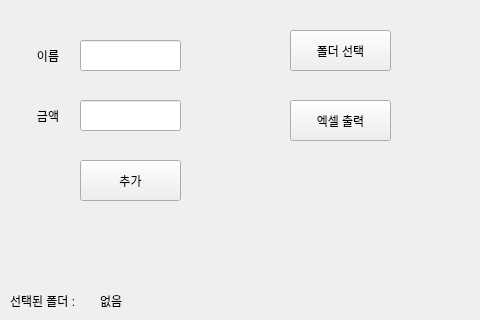
<?xml version="1.0" encoding="UTF-8"?>
<ui version="4.0">
 <class>MainWindow</class>
 <widget class="QMainWindow" name="MainWindow">
  <property name="geometry">
   <rect>
    <x>0</x>
    <y>0</y>
    <width>480</width>
    <height>320</height>
   </rect>
  </property>
  <property name="windowTitle">
   <string>MainWindow</string>
  </property>
  <widget class="QWidget" name="centralwidget">
   <widget class="QLabel" name="lbl_name">
    <property name="geometry">
     <rect>
      <x>20</x>
      <y>50</y>
      <width>56</width>
      <height>12</height>
     </rect>
    </property>
    <property name="text">
     <string>이름</string>
    </property>
    <property name="alignment">
     <set>Qt::AlignCenter</set>
    </property>
   </widget>
   <widget class="QLabel" name="lbl_money">
    <property name="geometry">
     <rect>
      <x>20</x>
      <y>110</y>
      <width>56</width>
      <height>12</height>
     </rect>
    </property>
    <property name="text">
     <string>금액</string>
    </property>
    <property name="alignment">
     <set>Qt::AlignCenter</set>
    </property>
   </widget>
   <widget class="QPushButton" name="btn_excel_analysis">
    <property name="geometry">
     <rect>
      <x>290</x>
      <y>100</y>
      <width>101</width>
      <height>41</height>
     </rect>
    </property>
    <property name="text">
     <string>엑셀 출력</string>
    </property>
   </widget>
   <widget class="QPushButton" name="btn_excel_add">
    <property name="geometry">
     <rect>
      <x>80</x>
      <y>160</y>
      <width>101</width>
      <height>41</height>
     </rect>
    </property>
    <property name="text">
     <string>추가</string>
    </property>
   </widget>
   <widget class="QLineEdit" name="input_money">
    <property name="geometry">
     <rect>
      <x>80</x>
      <y>100</y>
      <width>101</width>
      <height>31</height>
     </rect>
    </property>
   </widget>
   <widget class="QPushButton" name="btn_select_dir">
    <property name="geometry">
     <rect>
      <x>290</x>
      <y>30</y>
      <width>101</width>
      <height>41</height>
     </rect>
    </property>
    <property name="text">
     <string>폴더 선택</string>
    </property>
   </widget>
   <widget class="QLineEdit" name="input_name">
    <property name="geometry">
     <rect>
      <x>80</x>
      <y>40</y>
      <width>101</width>
      <height>31</height>
     </rect>
    </property>
   </widget>
   <widget class="QLabel" name="lbl_folder">
    <property name="geometry">
     <rect>
      <x>10</x>
      <y>290</y>
      <width>81</width>
      <height>21</height>
     </rect>
    </property>
    <property name="text">
     <string>선택된 폴더 : </string>
    </property>
   </widget>
   <widget class="QLabel" name="lbl_select_dir">
    <property name="geometry">
     <rect>
      <x>100</x>
      <y>290</y>
      <width>341</width>
      <height>21</height>
     </rect>
    </property>
    <property name="text">
     <string>없음</string>
    </property>
   </widget>
  </widget>
 </widget>
 <resources/>
 <connections/>
</ui>
